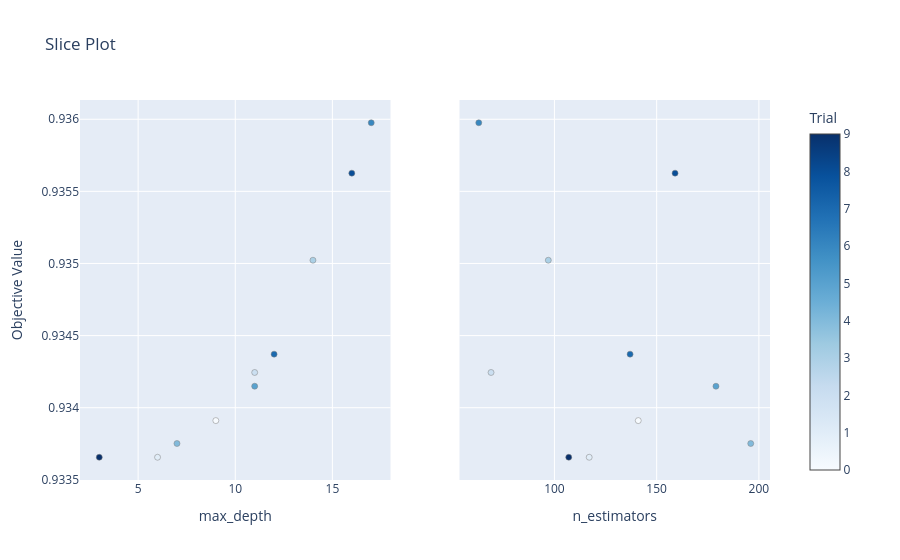

The code cell stored with this chart in its notebook:
### Code cell
# 3. Slice Plot
plot_slice(study).show()

### Figure 1 — Plotly figure (JSON) as saved in the notebook; plotly's stock layout.template omitted (floating-point values rounded to 4 significant figures)
{"data": [{"marker": {"color": [0, 1, 2, 3, 4, 5, 6, 7, 8, 9], "colorbar": {"title": {"text": "Trial"}, "x": 1, "xpad": 40}, "colorscale": [[0, "rgb(247,251,255)"], [0.125, "rgb(222,235,247)"], [0.25, "rgb(198,219,239)"], [0.375, "rgb(158,202,225)"], [0.5, "rgb(107,174,214)"], [0.625, "rgb(66,146,198)"], [0.75, "rgb(33,113,181)"], [0.875, "rgb(8,81,156)"], [1, "rgb(8,48,107)"]], "line": {"color": "Grey", "width": 0.5}, "showscale": true}, "mode": "markers", "name": "Feasible Trial", "showlegend": false, "type": "scatter", "x": [9, 6, 11, 14, 7, 11, 17, 12, 16, 3], "xaxis": "x", "y": [0.9339, 0.9337, 0.9342, 0.935, 0.9338, 0.9341, 0.936, 0.9344, 0.9356, 0.9337], "yaxis": "y"}, {"marker": {"color": [0, 1, 2, 3, 4, 5, 6, 7, 8, 9], "colorbar": {"title": {"text": "Trial"}, "x": 1, "xpad": 40}, "colorscale": [[0, "rgb(247,251,255)"], [0.125, "rgb(222,235,247)"], [0.25, "rgb(198,219,239)"], [0.375, "rgb(158,202,225)"], [0.5, "rgb(107,174,214)"], [0.625, "rgb(66,146,198)"], [0.75, "rgb(33,113,181)"], [0.875, "rgb(8,81,156)"], [1, "rgb(8,48,107)"]], "line": {"color": "Grey", "width": 0.5}, "showscale": false}, "mode": "markers", "name": "Feasible Trial", "showlegend": false, "type": "scatter", "x": [141, 117, 69, 97, 196, 179, 63, 137, 159, 107], "xaxis": "x2", "y": [0.9339, 0.9337, 0.9342, 0.935, 0.9338, 0.9341, 0.936, 0.9344, 0.9356, 0.9337], "yaxis": "y2"}], "layout": {"title": {"text": "Slice Plot"}, "xaxis": {"anchor": "y", "domain": [0, 0.45], "title": {"text": "max_depth"}}, "xaxis2": {"anchor": "y2", "domain": [0.55, 1], "title": {"text": "n_estimators"}}, "yaxis": {"anchor": "x", "domain": [0, 1], "title": {"text": "Objective Value"}}, "yaxis2": {"anchor": "x2", "domain": [0, 1], "matches": "y", "showticklabels": false}}}
